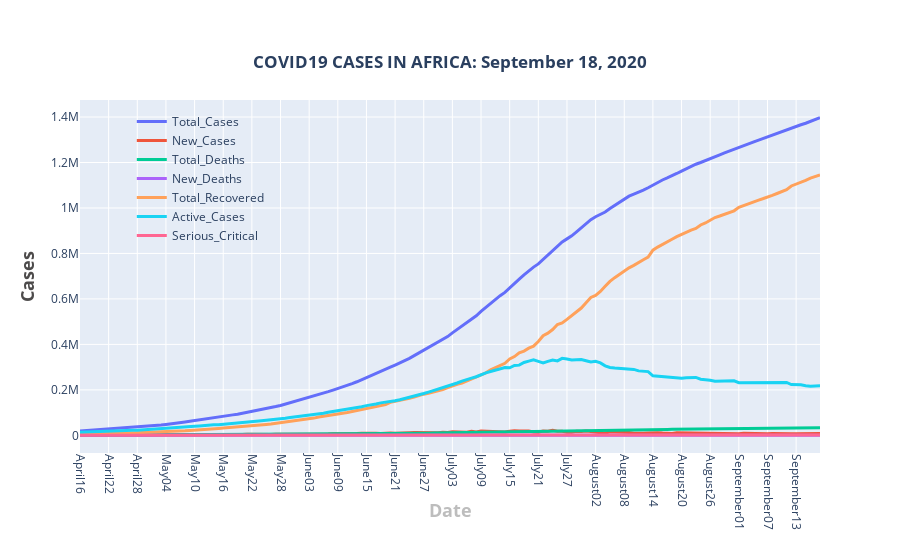

The code cell stored with this chart in its notebook:
### Markdown cell above
<a id='general'></a>

### Code cell
fig = go.Figure()
for column in african_summary.columns[1:]:
    fig.add_trace(go.Scatter(
        x=dates,
        y= african_summary[column].tolist(),
        name=column,
        mode='lines',
        line=dict(width=3)       
))    
fig.update_layout(
    title={
        'text': '<b>'+'COVID19 CASES IN AFRICA: ' + date_string +'</b>',
        'y':0.9,
        'x':0.5,
        'xanchor': 'center',
        'yanchor': 'top'},
    xaxis=dict(title='<b>Date</b>',titlefont_size=18, titlefont=dict(color='#BDBDBD'),nticks=30),
    yaxis=dict(title='<b>Cases</b>',titlefont_size=18,  titlefont=dict(color='#4D4B4B')),
    legend=dict(x=0.07, y=0.98,traceorder="normal",bgcolor='rgba(255, 255, 255, 0)',bordercolor='rgba(255, 255, 255, 0)',),
#     margin=dict(l=20, r=20, t=20, b=20),    
    xaxis_tickangle=90
#     legend=dict(x=0.01, y=0.98,traceorder="normal",borderwidth=1,bordercolor="Black",)
)
fig.show()

### Figure 1 — Plotly figure (JSON) as saved in the notebook; plotly's stock layout.template omitted (floating-point values rounded to 4 significant figures; data arrays with more than 128 entries replaced by an {"elided": "..."} marker saying what was removed)
{"data": [{"line": {"width": 3}, "mode": "lines", "name": "Total_Cases", "type": "scatter", "x": {"elided": "156 str values"}, "y": {"elided": "156 int values"}}, {"line": {"width": 3}, "mode": "lines", "name": "New_Cases", "type": "scatter", "x": {"elided": "156 str values"}, "y": {"elided": "156 int values"}}, {"line": {"width": 3}, "mode": "lines", "name": "Total_Deaths", "type": "scatter", "x": {"elided": "156 str values"}, "y": {"elided": "156 int values"}}, {"line": {"width": 3}, "mode": "lines", "name": "New_Deaths", "type": "scatter", "x": {"elided": "156 str values"}, "y": {"elided": "156 int values"}}, {"line": {"width": 3}, "mode": "lines", "name": "Total_Recovered", "type": "scatter", "x": {"elided": "156 str values"}, "y": {"elided": "156 int values"}}, {"line": {"width": 3}, "mode": "lines", "name": "Active_Cases", "type": "scatter", "x": {"elided": "156 str values"}, "y": {"elided": "156 int values"}}, {"line": {"width": 3}, "mode": "lines", "name": "Serious_Critical", "type": "scatter", "x": {"elided": "156 str values"}, "y": {"elided": "156 int values"}}], "layout": {"legend": {"bgcolor": "rgba(255, 255, 255, 0)", "bordercolor": "rgba(255, 255, 255, 0)", "traceorder": "normal", "x": 0.07, "y": 0.98}, "title": {"text": "<b>COVID19 CASES IN AFRICA: September 18, 2020</b>", "x": 0.5, "xanchor": "center", "y": 0.9, "yanchor": "top"}, "xaxis": {"nticks": 30, "tickangle": 90, "title": {"font": {"color": "#BDBDBD", "size": 18}, "text": "<b>Date</b>"}}, "yaxis": {"title": {"font": {"color": "#4D4B4B", "size": 18}, "text": "<b>Cases</b>"}}}}
